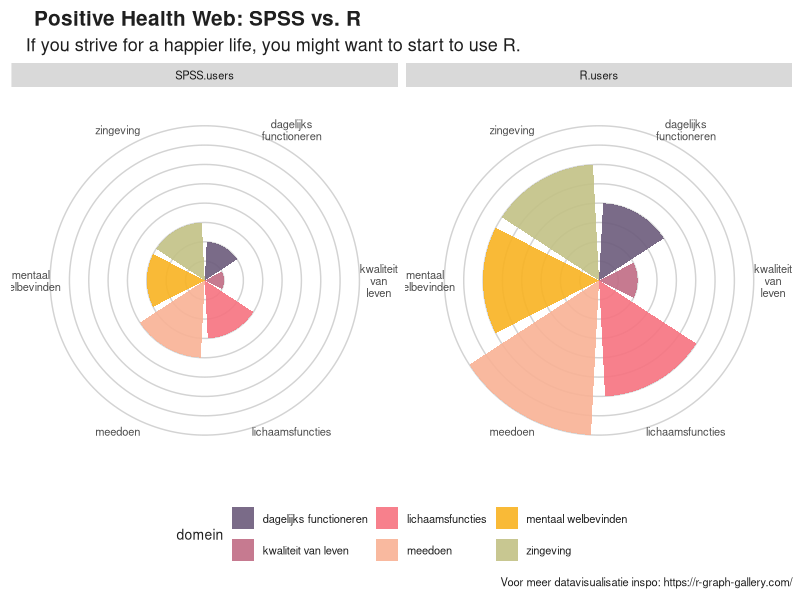

The R script that drew this image:
# Promotie R script 1

rm(list=ls())

# ----- Packages ----- 
### Run this line only once:
# install.packages("dplyr"); install.packages("ggplot2"); install.packages("stringr"); install.packages("reshape2"); 

library(dplyr)
library(ggplot2)
library(stringr)
library(reshape2)

# ------ Hier data van Xandra --------

# Dus ik mag hier iets toevoegen
Xandra <- "is de beste"

# temp data:
SPSS.users  <- c(3,2,3,4,1,3)
R.users     <- SPSS.users*2
df          <- as.data.frame(cbind(SPSS.users,R.users))
df$domein   <- c("lichaamsfuncties", "dagelijks functioneren", "zingeving", "meedoen", "kwaliteit van leven", "mentaal welbevinden")
plot_df     <- reshape2::melt(df)
  
# toch omdraaien kolommen en rijen voor plot


# ------ Het figuur -------

# Voorbeeldscript van R gallery:  (link: https://r-graph-gallery.com/web-circular-barplot-with-R-and-ggplot2.html)

# Make the plot
plt <- ggplot(plot_df) +
  geom_hline( aes(yintercept = y), data.frame(y=0:max(plot_df$value)), color="lightgrey" ) +
  geom_col( aes(x=str_wrap(domein,5), y=value, fill=domein), position = "dodge2", show.legend = TRUE, alpha = .9) +
  xlab(" ") + ylab("Waarde") + 
  coord_polar() +
  facet_wrap( . ~ variable)

# Add labels & Change colors
plt + labs(
  title = "Positive Health Web: SPSS vs. R",
  subtitle ="If you strive for a happier life, you might want to start to use R.",
  caption = "Voor meer datavisualisatie inspo: https://r-graph-gallery.com/") +
  scale_fill_manual(values=c("#6C5B7B","#C06C84","#F67280","#F8B195","#F8B222","#C2C185")) +
  theme(text = element_text(size = 10, color = "gray12"), 
        plot.title = element_text(face = "bold", size = 15, hjust = .05),
        plot.subtitle = element_text(size = 13, hjust = .05),
        axis.title = element_blank(),axis.ticks = element_blank(), axis.text.y = element_blank(),legend.position = "bottom", 
        panel.background = element_rect(fill = "white", color = "white"),panel.grid = element_blank(),panel.grid.major.x = element_blank() )


  
